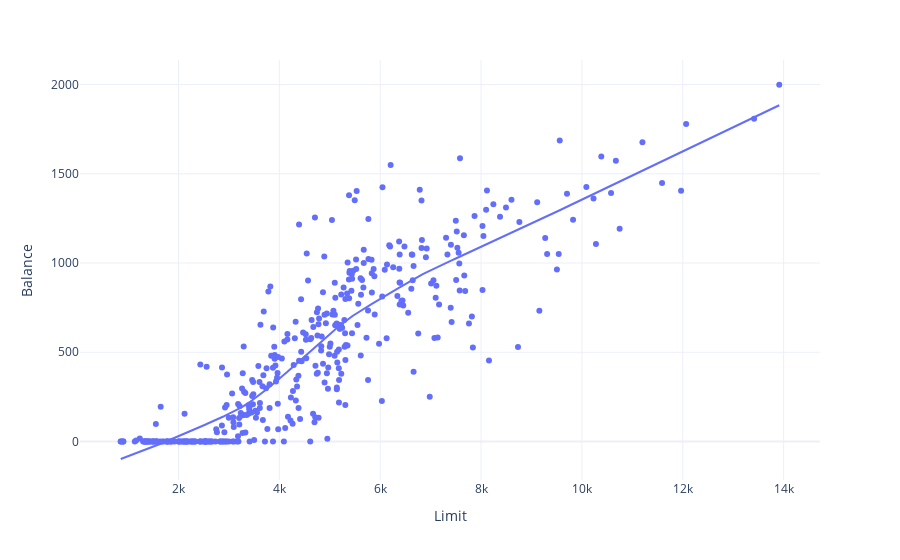

Write notebook code for a chart like this one.
### Markdown cell above
# 3. Interactive data visualisation with Plotly

Below, we will use the [Plotly](https://plotly.com/) package for interactive data visualisation. The code for some of the visualisations is a bit complicated, so I placed it in an auxiliary script file.

However, you can easily create standard plots such as scatter and line plots using Plotly express API.

### Code cell
import plotly.express as px

fig = px.scatter(data, x='Limit', y='Balance', trendline='lowess')
fig.update_layout(template='plotly_white')
fig.show()

### Figure 1 — Plotly figure (JSON) as saved in the notebook; plotly's stock layout.template omitted (floating-point values rounded to 4 significant figures; data arrays with more than 128 entries replaced by an {"elided": "..."} marker saying what was removed)
{"data": [{"hovertemplate": "Limit=%{x}<br>Balance=%{y}<extra></extra>", "legendgroup": "", "marker": {"color": "#636efa", "symbol": "circle"}, "mode": "markers", "name": "", "orientation": "v", "showlegend": false, "type": "scatter", "x": {"elided": "400 int values"}, "xaxis": "x", "y": {"elided": "400 int values"}, "yaxis": "y"}, {"hovertemplate": "<b>LOWESS trendline</b><br><br>Limit=%{x}<br>Balance=%{y} <b>(trend)</b><extra></extra>", "legendgroup": "", "marker": {"color": "#636efa", "symbol": "circle"}, "mode": "lines", "name": "", "showlegend": false, "type": "scatter", "x": {"elided": "400 int values"}, "xaxis": "x", "y": {"elided": "400 float values"}, "yaxis": "y"}], "layout": {"legend": {"tracegroupgap": 0}, "margin": {"t": 60}, "xaxis": {"anchor": "y", "domain": [0, 1], "title": {"text": "Limit"}}, "yaxis": {"anchor": "x", "domain": [0, 1], "title": {"text": "Balance"}}}}
